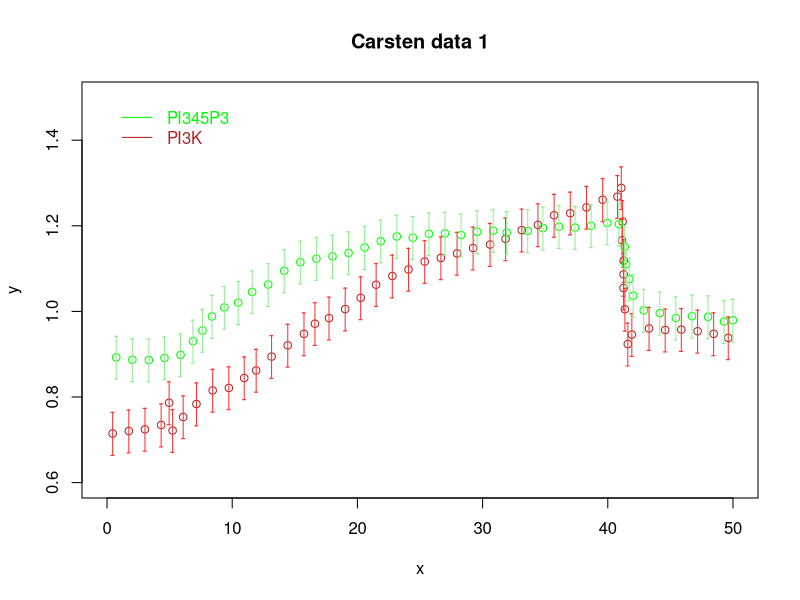
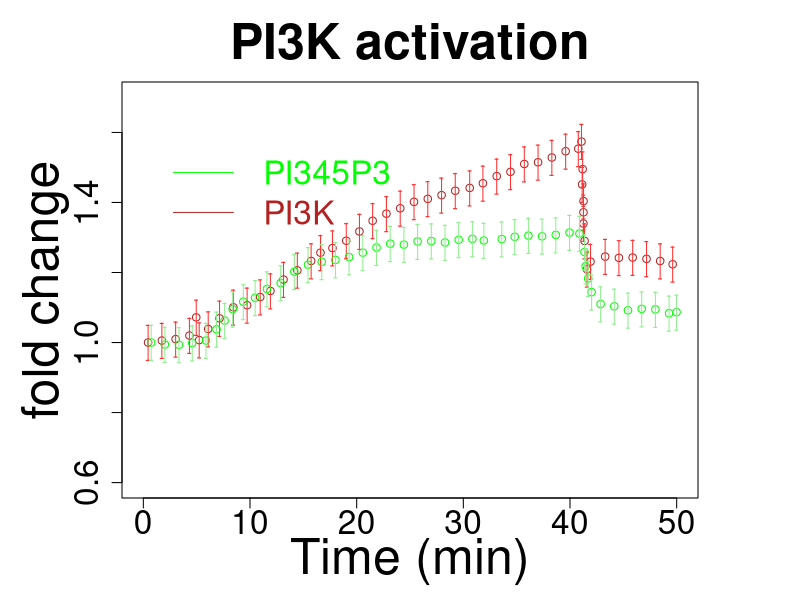

R code for these plots, in order: (Note: this script raises an error after producing the figures.)
### Please run the model first in the basolateral configuration (MK20_ENaC_7_basolateral.R) ### 
# or alter the model to simulate basolateral part of the plasma membrane
# To do that, you must divide gammaPTENc_PTENa by 10
# This will decrease the PTEN ability to attach to the plasma membrane (became active)   



### Carsten data - second try ###
# first plot - original values
wd = getwd()
setwd(file.path(wd,'9_FigS6_PTEN_PI3K_PI345P3_perturbations'))
shultz_data_1_PI3KI = read.csv("Shultz_data_1_PI3KI.csv")
setwd(wd)

windows()
plot(shultz_data_1_PI3KI,type='p',col='firebrick',xlim=c(0,50),ylim=c(.6,1.5),main='Carsten data 1')
points(shultz_data_1_PI3KI$x,shultz_data_1_PI3KI$y-0.05,type='p',col='firebrick1',pch='-')
points(shultz_data_1_PI3KI$x,shultz_data_1_PI3KI$y+0.05,type='p',col='firebrick1',pch='-') 
segments(x0=shultz_data_1_PI3KI$x,y0=shultz_data_1_PI3KI$y-0.05,y1=shultz_data_1_PI3KI$y+0.05,col='firebrick1')


wd = getwd()
setwd(file.path(wd,'9_FigS6_PTEN_PI3K_PI345P3_perturbations'))
shultz_data_1_PI345P3 = read.csv("Shultz_data_1_PI345P3.csv")
setwd(wd)

points(shultz_data_1_PI345P3,type='p',col='green')
points(shultz_data_1_PI345P3$x,shultz_data_1_PI345P3$y-0.05,type='p',col='lightgreen',pch='-')
points(shultz_data_1_PI345P3$x,shultz_data_1_PI345P3$y+0.05,type='p',col='lightgreen',pch='-') 
segments(x0=shultz_data_1_PI345P3$x,y0=shultz_data_1_PI345P3$y-0.05,y1=shultz_data_1_PI345P3$y+0.05,col="lightgreen")

legend(x=0,y=1.5,legend=c('PI345P3','PI3K'),lty=1,col=c('green','firebrick'),text.col=c('green','firebrick'),bty = "n")



### Carsten data - second try ###
# first plot - hammered values so PI3KI and PIP3 start at 100%
wd = getwd()
setwd(file.path(wd,'9_FigS6_PTEN_PI3K_PI345P3_perturbations'))
shultz_data_1_PI3KI = read.csv("Shultz_data_1_PI3KI.csv")
setwd(wd)
shultz_data_1_PI3KI$y=shultz_data_1_PI3KI$y+(1-shultz_data_1_PI3KI$y[1])

# windows()
# tiff("P2F2_Fig_3_Carsten1.tiff", height = 20, width = 34, units = 'cm',compression = "lzw", res = 300)
par(mar=c(5,6,4,5)+.1)
plot(shultz_data_1_PI3KI,type='p',
	col='firebrick',xlim=c(0,50),ylim=c(.6,1.7),
	main='PI3K activation',xlab='Time (min)',ylab='fold change',
	cex.main=3,cex.lab=3,cex.axis=2
	)
points(shultz_data_1_PI3KI$x,shultz_data_1_PI3KI$y-0.05,type='p',col='firebrick1',pch='-')
points(shultz_data_1_PI3KI$x,shultz_data_1_PI3KI$y+0.05,type='p',col='firebrick1',pch='-') 
segments(x0=shultz_data_1_PI3KI$x,y0=shultz_data_1_PI3KI$y-0.05,y1=shultz_data_1_PI3KI$y+0.05,col='firebrick1')

wd = getwd()
setwd(file.path(wd,'9_FigS6_PTEN_PI3K_PI345P3_perturbations'))
shultz_data_1_PI345P3 = read.csv("Shultz_data_1_PI345P3.csv")
setwd(wd)
shultz_data_1_PI345P3$y=shultz_data_1_PI345P3$y+(1-shultz_data_1_PI345P3$y[1])

points(shultz_data_1_PI345P3,type='p',col='green')
points(shultz_data_1_PI345P3$x,shultz_data_1_PI345P3$y-0.05,type='p',col='lightgreen',pch='-')
points(shultz_data_1_PI345P3$x,shultz_data_1_PI345P3$y+0.05,type='p',col='lightgreen',pch='-') 
segments(x0=shultz_data_1_PI345P3$x,y0=shultz_data_1_PI345P3$y-0.05,y1=shultz_data_1_PI345P3$y+0.05,col="lightgreen")

legend(x=0,y=1.6,legend=c('PI345P3','PI3K'),lty=1,col=c('green','firebrick'),text.col=c('green','firebrick'),bty = "n",cex=2)



# Insert the number of time units that the simulation will run
tmax=3000
# Insert the step of the simulation
tstep=1
t=seq(0,tmax+1,tstep) 	# time

### perturbations for Carsten data 1

# Finaly remove the # form the front of all the next code lines
# On the first column put the time of the perturbation
ptime=c(0,1000,2005,2040,2042,max(t));
# On the second column put the variables to be altered. (ex: 'X')
pvar=c('novar','gammaPI3KIc_PI3KIa','gammaPI3KIc_PI3KIa','gammaPI3KIc_PI3KIa','pi_3KI_a','novar')
# On the third the new value for the variable.
pval=c(NA,
	parameters[names(parameters)=='gammaPI3KIc_PI3KIa'],
	parameters[names(parameters)=='gammaPI3KIc_PI3KIa']*28,	
	parameters[names(parameters)=='gammaPI3KIc_PI3KIa']*1,353.172211855607,
	NA)
perturbations=data.frame(time=ptime,var=pvar,val=pval)
perturbations
# 353.172211855607
# try 3 for initial model

out = Cruncher(state,t,equations,parameters,perturbations)						# no perturbations			# with perturbations
# edit(out)



# normalized graphs
stst=out[500,]						# getting steady state at time 500
out_n=cbind(time=out[1],out[,2:ncol(out)])
tail(out_n)
out_norm=out[,1]						# creating matrix out_norm to store the normalized information
for (i in 2:ncol(out))
	{
	newc=c(out_n[,i]/as.numeric(stst[i]))	# normalizing to steady state got at time 500
	out_norm=cbind(out_norm,newc)			# storing normalized information
	}
colnames(out_norm)=colnames(out)
head(out_norm)
# edit(out_norm)

points((out_norm[2000:2060,1]-2000),out_norm[2000:2060,9],type='l',col='green',lwd='5')
points((out_norm[2000:2060,1]-2000),out_norm[2000:2060,10],type='l',col='firebrick',lwd='5')

# dev.off()



